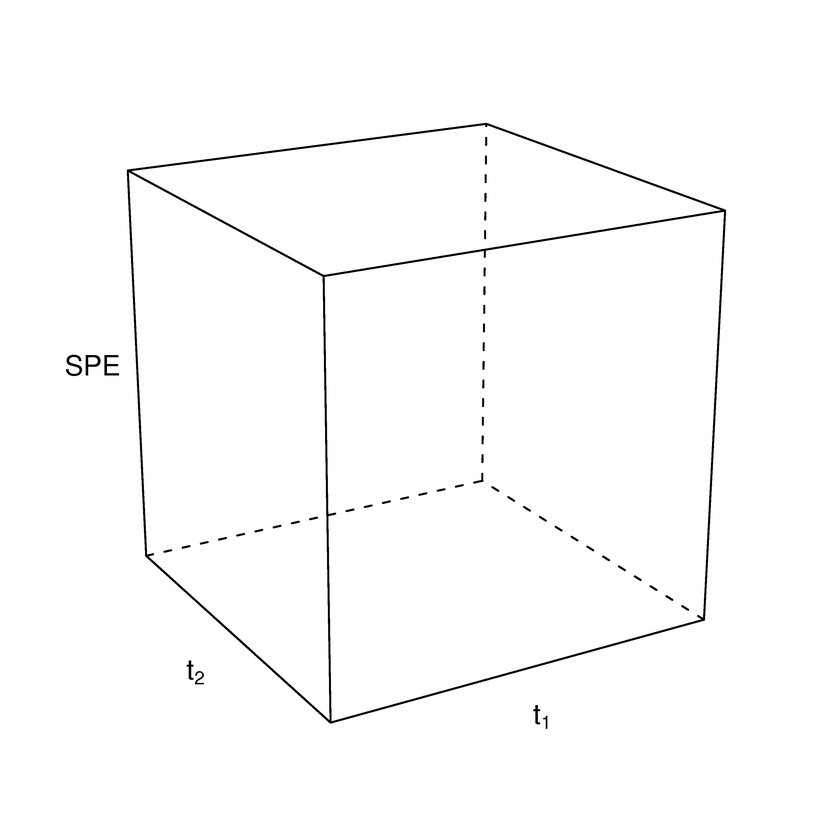
#> input picture latent-variable-modelling/images/3d-example-empty.png, 840 x 840 px, shrunk from 3000 x 3000 before the run, given in place of lumber-example-original-image.png, which was not available
$ python lumber-example-combine.py
#> lines starting #> are read from the running program, lines starting #| are printed output that depends on the picture; after the words box and inside, x2 and y2 are one past the last pixel; in counts of white or black regions, pixels touching at a corner belong together; pictures that were not available may be replaced by others from this repository, and a replacement may not be noted
import Image
import numpy as np

# Plots extracted from MACCMIA's right-click feature

chop = 120

left = Image.open('lumber-example-original-image.png')
#> left is the input picture: PIL image 840x840 RGB; min 0, max 255, mean 252.1
mid = Image.open('lumber-example-scores-1.png')
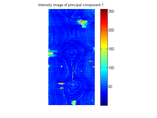
#> input picture latent-variable-modelling/images/lumber-example-scores-1.png, 157 x 118 px, shrunk from 560 x 420 before the run
#> mid is the input picture: PIL image 157x118 RGB; mean R, G, B 187.8, 196.2, 246.9
right = Image.open('lumber-example-SPE-after-one-PC.png')
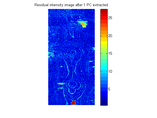
#> input picture latent-variable-modelling/images/lumber-example-SPE-after-one-PC.png, 157 x 118 px, shrunk from 560 x 420 before the run
#> right is the input picture: PIL image 157x118 RGB; mean R, G, B 187.6, 195.8, 241

box = (chop, 0, left.size[0]-chop, left.size[1]) # (left, upper, right, lower)
#> box = (120, 0, 720, 840)
left = left.crop(box)
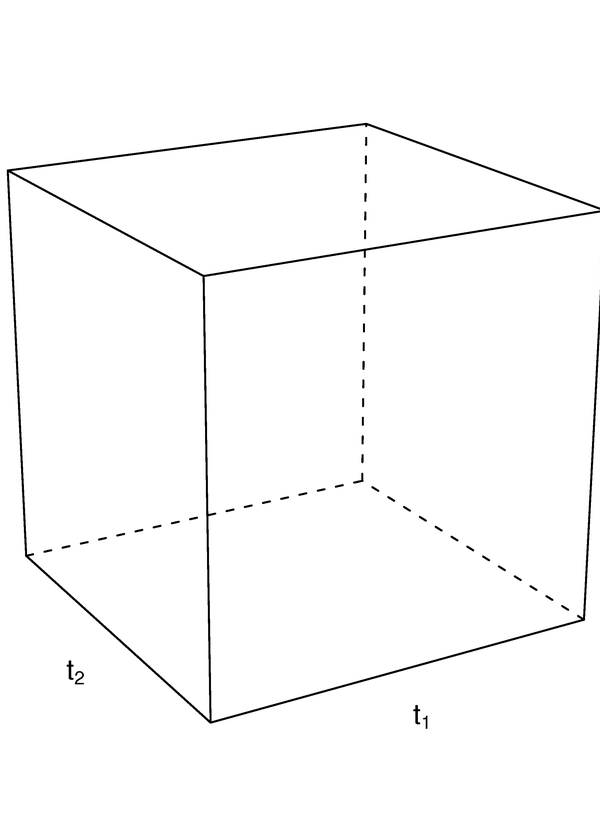
#> left: PIL image 600x840 RGB; min 0, max 255, mean 251.3
mid = mid.crop(box)
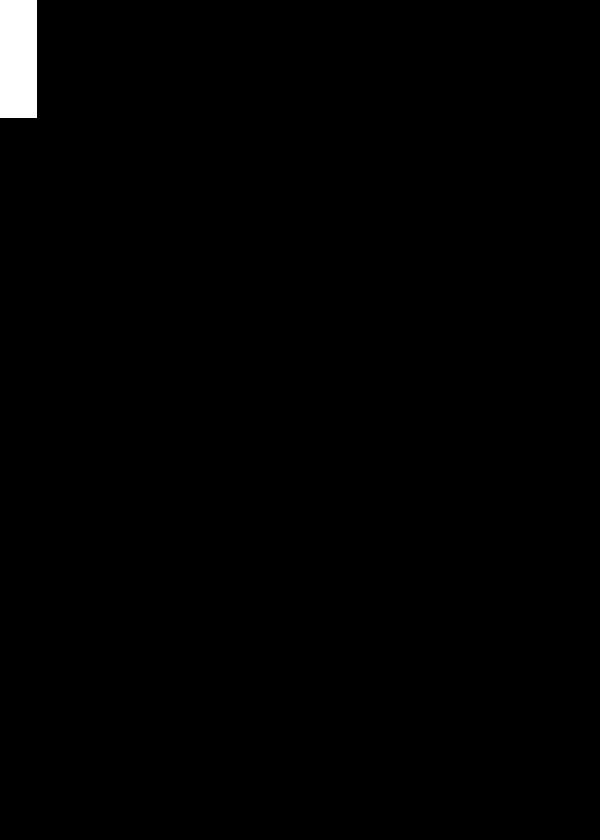
#> mid: PIL image 600x840 RGB; 0.87% white; 1 white region, box (x1, y1, x2, y2) and area: (0, 0, 37, 118) 4366
right = right.crop(box)

width = left.size[0] + right.size[0] + mid.size[0]
#> width = 1800
height = max(left.size[1], right.size[1])
#> height = 840
result = Image.new("RGBA", (width, height))
#> result: PIL image 1800x840 RGBA; every value is 0
result.paste(left, (0, 0))
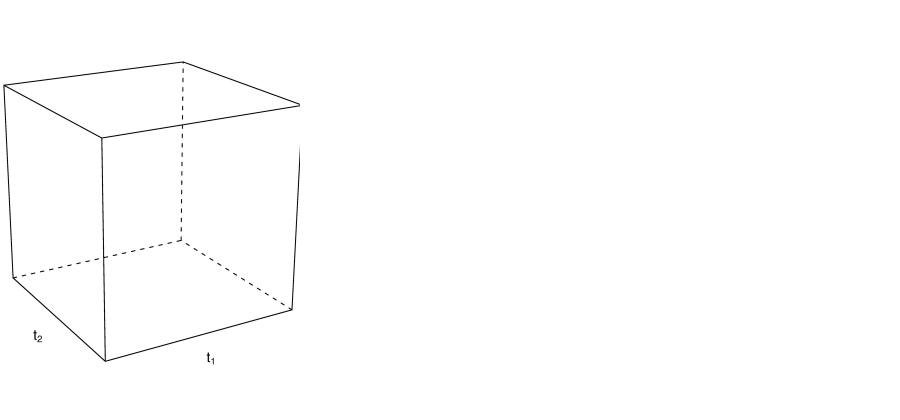
#> result: PIL image 1800x840 RGBA (shown at 1/2 size); mean R, G, B, A 83.8, 83.8, 83.8, 85; transparent parts drawn white
result.paste(mid, (left.size[0], 0))
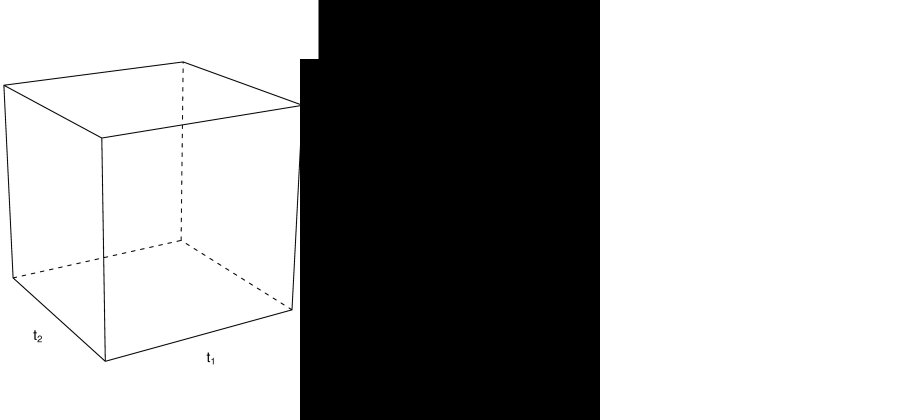
#> result: PIL image 1800x840 RGBA (shown at 1/2 size); mean R, G, B, A 84.5, 84.5, 84.5, 170; transparent parts drawn white
result.paste(right, (left.size[0]+mid.size[0], 0))
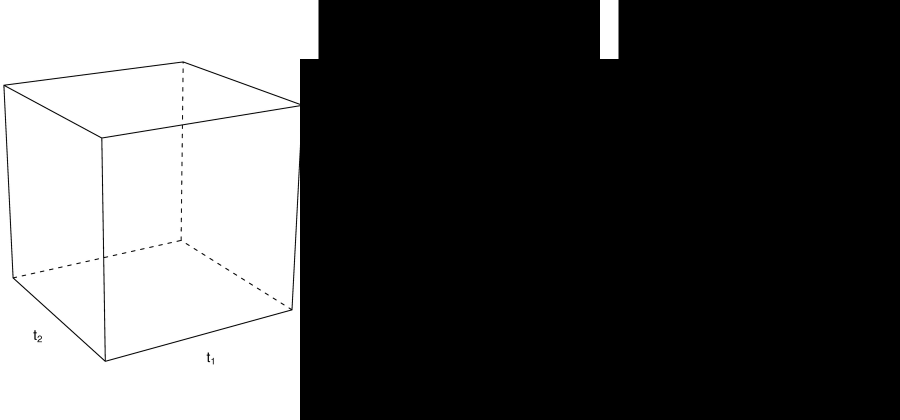
#> result: PIL image 1800x840 RGBA (shown at 1/2 size); mean R, G, B, A 85.2, 85.2, 85.2, 255

result.save('lumber-example-combine.png')
